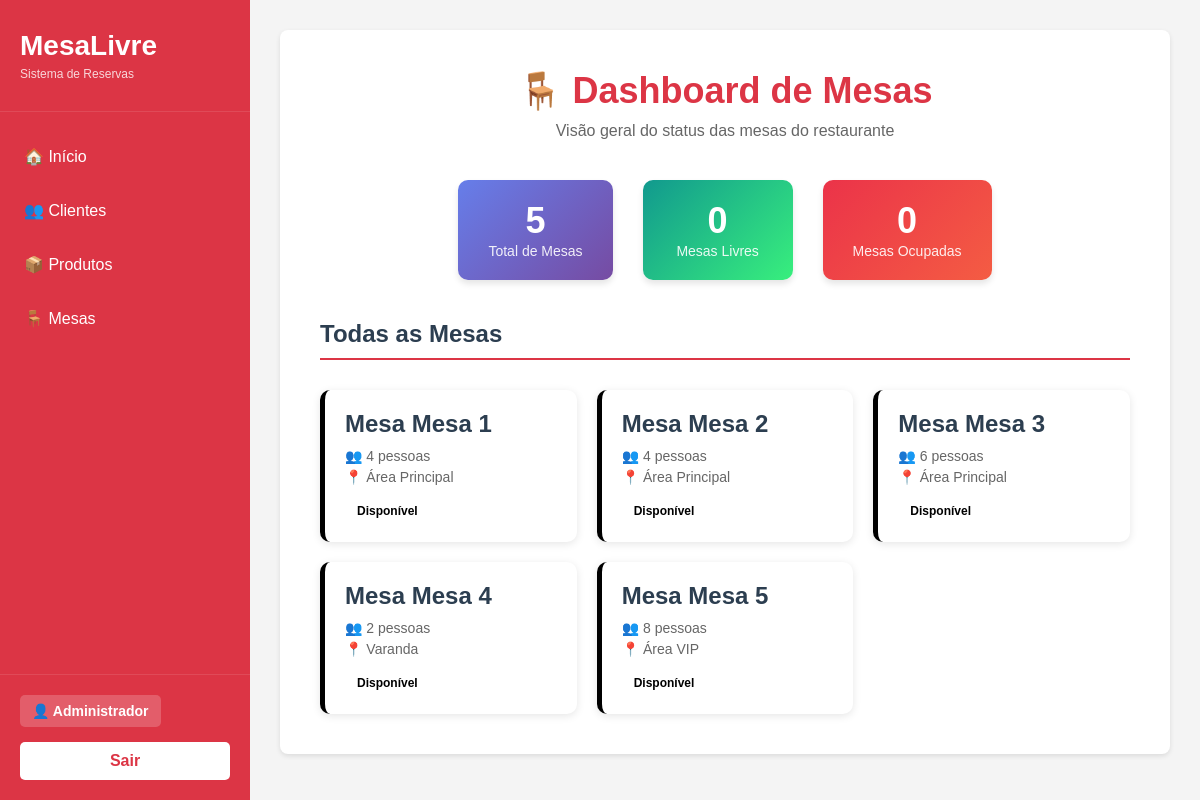
The page /MesaLivre/index.php (signed in) on the database as committed earlier.
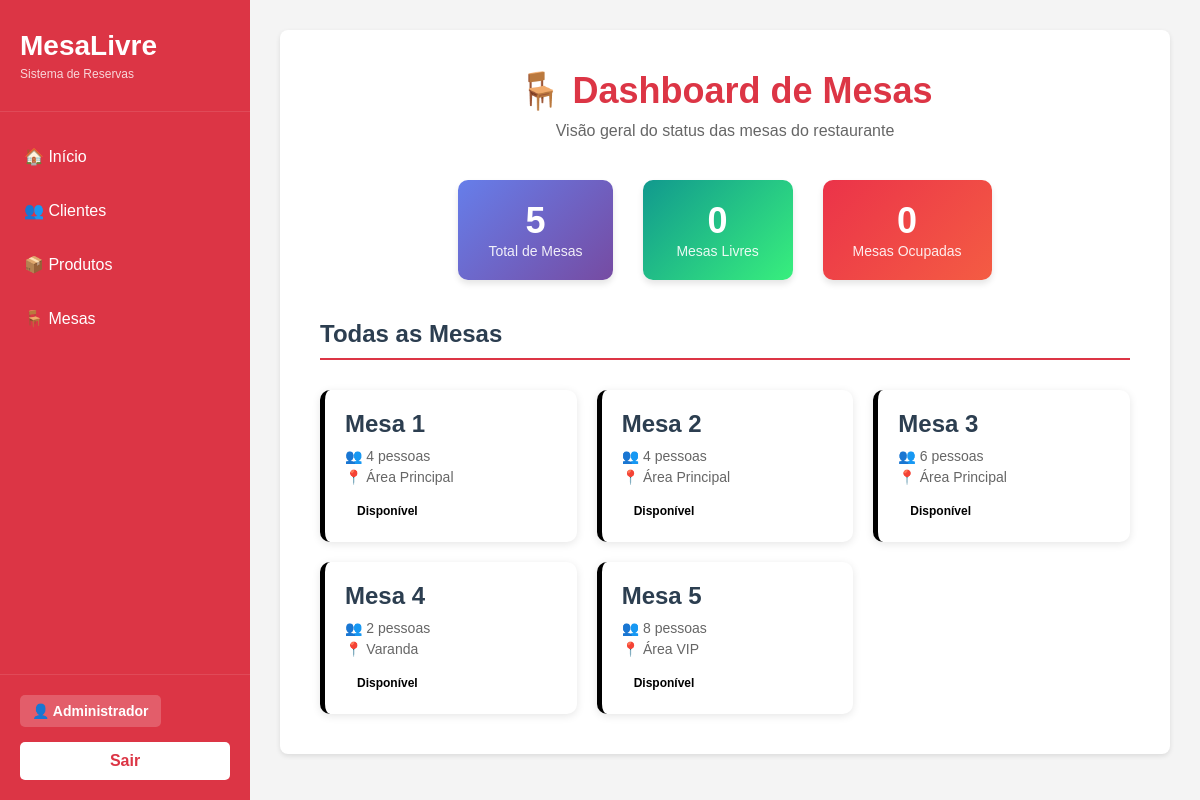
The same page on the database as committed later.
### tables this page shows
CREATE TABLE mesas (
    id_mesa INT AUTO_INCREMENT PRIMARY KEY,
    numero VARCHAR(45) NOT NULL,
    capacidade INT NOT NULL,
    localizacao VARCHAR(45) NOT NULL,
    status VARCHAR(20) NOT NULL,
    descricao TEXT
);

### MesaLivre/modelo/usuario/Usuario_class.php (called while the page is built, shortened)
<?php
class Usuario{
	private $nome;
	public function getNome(){
		return $this->nome;
	}
}
?>

### MesaLivre/modelo/mesa/MesaDAO_class.php (called while the page is built, shortened)
<?php
include_once "ConnectionFactory_class.php";
class MesaDAO {
    public function listar(){
        try{
            $fabrica = new ConnectionFactory();
            $con = $fabrica->getConnection();
            $stmt = $con->prepare("SELECT * FROM mesas");
            $stmt->execute();
            $result = $stmt->fetchAll(PDO::FETCH_ASSOC);
            return $result;
        } catch (PDOException $ex){
            echo "Erro ao listar mesas: " . $ex->getMessage();
        }
    }
}
?>

### MesaLivre/modelo/mesa/ConnectionFactory_class.php (called while the page is built, shortened)
<?php
	class ConnectionFactory{
		public $dbType = "mysql";
		public $host = "localhost";
		public $user = "root";
		public $senha = "";
		public $db = "mesalivre";
		public $persistente = false;
		public function getConnection(){
			try{
				$this->con = new PDO(
					$this->dbType.":host=".$this->host.";dbname=".$this->db,
					$this->user,
					$this->senha,
					array(PDO::ATTR_PERSISTENT => $this->persistente,
					PDO::ATTR_ERRMODE => PDO::ERRMODE_EXCEPTION)
				);
				return $this->con;
			}
			catch(PDOException $ex){
				echo "Erro: " . $ex->getMessage();
			}
		}
	}
?>

### MesaLivre/index.php (the view, shortened to what this page needs)
<?php
include_once("visao/topo.php");
include_once("modelo/mesa/MesaDAO_class.php");
$dao = new MesaDAO();
$mesas = $dao->listar();
$total_mesas = count($mesas);
$mesas_livres = 0;
$mesas_ocupadas = 0;
?>
<div class="dashboard-header">
    <h1>🪑 Dashboard de Mesas</h1>
    <p style="color: #666;">Visão geral do status das mesas do restaurante</p>
</div>
<div class="stats-container">
    <div class="stat-card total">
        <span class="stat-number"><?php echo $total_mesas; ?></span>
        <span class="stat-label">Total de Mesas</span>
    </div>
    <div class="stat-card livre">
        <span class="stat-number"><?php echo $mesas_livres; ?></span>
        <span class="stat-label">Mesas Livres</span>
    </div>
    <div class="stat-card ocupada">
        <span class="stat-number"><?php echo $mesas_ocupadas; ?></span>
        <span class="stat-label">Mesas Ocupadas</span>
    </div>
</div>
<?php if($total_mesas > 0): ?>
    <h2 class="section-title">Todas as Mesas</h2>
    <div class="mesas-grid">
        <?php foreach($mesas as $mesa): ?>
            <div class="mesa-card <?php echo strtolower(str_replace('ã', 'a', $mesa['status'])); ?>" onclick="window.location.href='mesa.php?fun=exibir&id=<?php echo $mesa['id_mesa']; ?>'">
                <div class="mesa-number">Mesa <?php echo $mesa['numero']; ?></div>
                <div class="mesa-info">👥 <?php echo $mesa['capacidade']; ?> pessoas</div>
                <div class="mesa-info">📍 <?php echo $mesa['localizacao']; ?></div>
                <span class="mesa-status <?php echo strtolower(str_replace('ã', 'a', $mesa['status'])); ?>">
                    <?php echo ucfirst($mesa['status']); ?>
                </span>
            </div>
        <?php endforeach; ?>
    </div>
<?php endif; ?>
<?php
include_once("visao/base.php");
?>

### MesaLivre/visao/topo.php (shortened to what this page needs)
<!DOCTYPE html>
<html lang="pt-BR">
<head>
    <link rel="stylesheet" href="../assets/css/visao/exibir.css">
    <link rel="stylesheet" href="../assets/css/visao/alterar.css">
    <link rel="stylesheet" href="../assets/css/visao/cadastrar.css">
    <link rel="stylesheet" href="../assets/css/visao/listar.css">
    <link rel="stylesheet" href="../assets/css/visao/excluir.css">
</head>
<body>
    <div class="sidebar">
        <div class="sidebar-header">
            <h1>MesaLivre</h1>
            <p>Sistema de Reservas</p>
        </div>
        <nav class="sidebar-nav">
            <ul>
                <?php
                if(isset($_SESSION['logado']) && $_SESSION['logado'] == true){
                    echo '<li><a href="index.php">🏠 Início</a></li>';
                    echo '<li><a href="cliente.php?fun=listar">👥 Clientes</a></li>';
                    echo '<li><a href="produto.php?fun=listar">📦 Produtos</a></li>';
                    echo '<li><a href="mesa.php?fun=listar">🪑 Mesas</a></li>';
                }
                ?>
            </ul>
        </nav>
        <div class="sidebar-footer">
            <?php
            if(isset($_SESSION['logado']) && $_SESSION['logado'] == true){
                include_once("modelo/usuario/Usuario_class.php");
                $usuario = unserialize($_SESSION['usuario']);
                echo '<div class="user-info">';
                echo '<span class="user-name">👤 ' . $usuario->getNome() . '</span>';
                echo '</div>';
                echo '<a href="usuario.php?fun=logout" class="btn-logout">Sair</a>';
            }
            ?>
        </div>
    </div>
    <div class="main-content">
        <div class="content-area">

### MesaLivre/visao/base.php
        </div>
    </div>
</body>
</html>

### assets/css/visao/exibir.css (style rules this page uses)
h2 { color: #2c3e50; margin-bottom: 20px; border-bottom: 2px solid #2c3e50; padding-bottom: 10px; }

### assets/css/visao/alterar.css (style rules this page uses)
h2 { color: #2c3e50; margin-bottom: 20px; }

### assets/css/visao/cadastrar.css (style rules this page uses)
h2 { color: #2c3e50; margin-bottom: 20px; }

### assets/css/visao/listar.css (style rules this page uses)
h2 { color: #dc3545; margin-bottom: 20px; font-size: 24px; }

### MesaLivre/visao/topo.php (style rules this page uses)
* { margin: 0; padding: 0; box-sizing: border-box; }
body { font-family: Arial, sans-serif; background-color: #f4f4f4; display: flex; min-height: 100vh; }
.sidebar { width: 250px; background-color: #dc3545; color: white; display: flex; flex-direction: column; position: fixed; height: 100vh; left: 0; top: 0; }
.sidebar-header { padding: 30px 20px; border-bottom: 1px solid rgba(255,255,255,0.1); }
.sidebar-header h1 { font-size: 28px; margin-bottom: 5px; }
.sidebar-header p { font-size: 12px; opacity: 0.8; }
.sidebar-nav { flex: 1; padding: 20px 0; }
.sidebar-nav ul { list-style: none; }
.sidebar-nav li { margin-bottom: 5px; }
.sidebar-nav a { color: white; text-decoration: none; padding: 15px 20px; display: block; transition: background-color 0.3s; border-left: 4px solid transparent; }
.sidebar-footer { padding: 20px; border-top: 1px solid rgba(255,255,255,0.1); }
.user-info { display: flex; align-items: center; gap: 10px; margin-bottom: 15px; }
.user-name { background-color: rgba(255,255,255,0.2); padding: 8px 12px; border-radius: 5px; font-weight: bold; font-size: 14px; }
.btn-logout { background-color: #fff; color: #dc3545; padding: 10px 20px; border-radius: 5px; text-decoration: none; font-weight: bold; transition: background-color 0.3s; display: block; text-align: center; }
.main-content { flex: 1; margin-left: 250px; padding: 30px; }
.content-area { max-width: 1200px; margin: 0 auto; padding: 40px; background-color: white; border-radius: 8px; box-shadow: 0 2px 5px rgba(0,0,0,0.1); min-height: 400px; }

### MesaLivre/index.php (style rules this page uses)
.dashboard-header { text-align: center; margin-bottom: 40px; }
.dashboard-header h1 { color: #dc3545; font-size: 36px; margin-bottom: 10px; }
.stats-container { display: flex; justify-content: center; gap: 30px; margin-bottom: 40px; }
.stat-card { background: linear-gradient(135deg, #667eea 0%, #764ba2 100%); color: white; padding: 20px 30px; border-radius: 10px; text-align: center; min-width: 150px; box-shadow: 0 4px 6px rgba(0,0,0,0.1); }
.stat-card.total { background: linear-gradient(135deg, #667eea 0%, #764ba2 100%); }
.stat-card.livre { background: linear-gradient(135deg, #11998e 0%, #38ef7d 100%); }
.stat-card.ocupada { background: linear-gradient(135deg, #eb3349 0%, #f45c43 100%); }
.stat-number { font-size: 36px; font-weight: bold; display: block; }
.stat-label { font-size: 14px; opacity: 0.9; }
.mesas-grid { display: grid; grid-template-columns: repeat(auto-fill, minmax(200px, 1fr)); gap: 20px; margin-top: 30px; }
.mesa-card { background: white; border-radius: 10px; padding: 20px; box-shadow: 0 2px 8px rgba(0,0,0,0.1); cursor: pointer; transition: transform 0.2s, box-shadow 0.2s; border-left: 5px solid; }
.mesa-number { font-size: 24px; font-weight: bold; color: #2c3e50; margin-bottom: 10px; }
.mesa-info { font-size: 14px; color: #666; margin-bottom: 5px; }
.mesa-status { display: inline-block; padding: 4px 12px; border-radius: 12px; font-size: 12px; font-weight: bold; margin-top: 10px; }
.section-title { color: #2c3e50; font-size: 24px; margin: 30px 0 20px; padding-bottom: 10px; border-bottom: 2px solid #dc3545; }

Rows that differ between the two databases and show on the page:
changed mesas (number 1 of 5 on the later page): numero "Mesa 1" → "1"
changed mesas (number 2 of 5 on the later page): numero "Mesa 2" → "2"
changed mesas (number 3 of 5 on the later page): numero "Mesa 3" → "3"
changed mesas "Varanda": numero "Mesa 4" → "4"
changed mesas "Área VIP": numero "Mesa 5" → "5"
